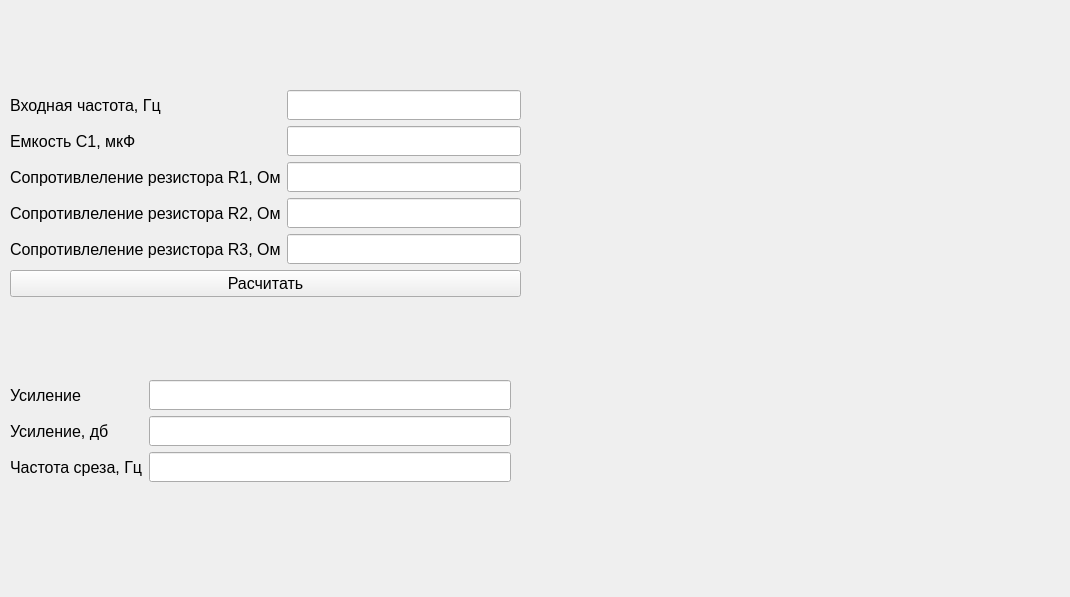
<?xml version="1.0" encoding="UTF-8"?>
<ui version="4.0">
 <class>Form</class>
 <widget class="QWidget" name="Form">
  <property name="geometry">
   <rect>
    <x>0</x>
    <y>0</y>
    <width>1070</width>
    <height>597</height>
   </rect>
  </property>
  <property name="windowTitle">
   <string>Form</string>
  </property>
  <widget class="QWidget" name="formLayoutWidget">
   <property name="geometry">
    <rect>
     <x>10</x>
     <y>380</y>
     <width>501</width>
     <height>151</height>
    </rect>
   </property>
   <layout class="QFormLayout" name="formLayout">
    <item row="0" column="0">
     <widget class="QLabel" name="label_4">
      <property name="maximumSize">
       <size>
        <width>16777215</width>
        <height>30</height>
       </size>
      </property>
      <property name="font">
       <font>
        <pointsize>12</pointsize>
       </font>
      </property>
      <property name="text">
       <string>Усиление</string>
      </property>
      <property name="margin">
       <number>0</number>
      </property>
     </widget>
    </item>
    <item row="0" column="1">
     <widget class="QLineEdit" name="Gain">
      <property name="sizePolicy">
       <sizepolicy hsizetype="Expanding" vsizetype="Maximum">
        <horstretch>0</horstretch>
        <verstretch>0</verstretch>
       </sizepolicy>
      </property>
      <property name="minimumSize">
       <size>
        <width>0</width>
        <height>30</height>
       </size>
      </property>
     </widget>
    </item>
    <item row="1" column="1">
     <widget class="QLineEdit" name="Gain_db">
      <property name="sizePolicy">
       <sizepolicy hsizetype="Expanding" vsizetype="Maximum">
        <horstretch>0</horstretch>
        <verstretch>0</verstretch>
       </sizepolicy>
      </property>
      <property name="minimumSize">
       <size>
        <width>0</width>
        <height>30</height>
       </size>
      </property>
     </widget>
    </item>
    <item row="1" column="0">
     <widget class="QLabel" name="label_5">
      <property name="maximumSize">
       <size>
        <width>16777215</width>
        <height>30</height>
       </size>
      </property>
      <property name="font">
       <font>
        <pointsize>12</pointsize>
       </font>
      </property>
      <property name="text">
       <string>Усиление, дб</string>
      </property>
      <property name="margin">
       <number>0</number>
      </property>
     </widget>
    </item>
    <item row="2" column="0">
     <widget class="QLabel" name="label_10">
      <property name="maximumSize">
       <size>
        <width>16777215</width>
        <height>30</height>
       </size>
      </property>
      <property name="font">
       <font>
        <pointsize>12</pointsize>
       </font>
      </property>
      <property name="text">
       <string>Частота среза, Гц</string>
      </property>
      <property name="margin">
       <number>0</number>
      </property>
     </widget>
    </item>
    <item row="2" column="1">
     <widget class="QLineEdit" name="Fc">
      <property name="sizePolicy">
       <sizepolicy hsizetype="Expanding" vsizetype="Maximum">
        <horstretch>0</horstretch>
        <verstretch>0</verstretch>
       </sizepolicy>
      </property>
      <property name="minimumSize">
       <size>
        <width>0</width>
        <height>30</height>
       </size>
      </property>
     </widget>
    </item>
   </layout>
  </widget>
  <widget class="QWidget" name="formLayoutWidget_2">
   <property name="geometry">
    <rect>
     <x>10</x>
     <y>90</y>
     <width>511</width>
     <height>234</height>
    </rect>
   </property>
   <layout class="QFormLayout" name="formLayout_2">
    <item row="0" column="0">
     <widget class="QLabel" name="label">
      <property name="maximumSize">
       <size>
        <width>16777215</width>
        <height>30</height>
       </size>
      </property>
      <property name="font">
       <font>
        <pointsize>12</pointsize>
       </font>
      </property>
      <property name="text">
       <string>Входная частота, Гц</string>
      </property>
      <property name="margin">
       <number>0</number>
      </property>
     </widget>
    </item>
    <item row="0" column="1">
     <widget class="QLineEdit" name="F_in">
      <property name="sizePolicy">
       <sizepolicy hsizetype="Expanding" vsizetype="Maximum">
        <horstretch>0</horstretch>
        <verstretch>0</verstretch>
       </sizepolicy>
      </property>
      <property name="minimumSize">
       <size>
        <width>0</width>
        <height>30</height>
       </size>
      </property>
     </widget>
    </item>
    <item row="1" column="0">
     <widget class="QLabel" name="label_3">
      <property name="maximumSize">
       <size>
        <width>16777215</width>
        <height>30</height>
       </size>
      </property>
      <property name="font">
       <font>
        <pointsize>12</pointsize>
       </font>
      </property>
      <property name="text">
       <string>Емкость C1, мкФ</string>
      </property>
      <property name="margin">
       <number>0</number>
      </property>
     </widget>
    </item>
    <item row="1" column="1">
     <widget class="QLineEdit" name="C1">
      <property name="sizePolicy">
       <sizepolicy hsizetype="Expanding" vsizetype="Maximum">
        <horstretch>0</horstretch>
        <verstretch>0</verstretch>
       </sizepolicy>
      </property>
      <property name="minimumSize">
       <size>
        <width>0</width>
        <height>30</height>
       </size>
      </property>
     </widget>
    </item>
    <item row="6" column="0" colspan="2">
     <widget class="QPushButton" name="pushButton">
      <property name="font">
       <font>
        <pointsize>12</pointsize>
       </font>
      </property>
      <property name="text">
       <string>Расчитать</string>
      </property>
     </widget>
    </item>
    <item row="2" column="0">
     <widget class="QLabel" name="label_8">
      <property name="maximumSize">
       <size>
        <width>16777215</width>
        <height>30</height>
       </size>
      </property>
      <property name="font">
       <font>
        <pointsize>12</pointsize>
       </font>
      </property>
      <property name="text">
       <string>Сопротивлеление резистора R1, Ом</string>
      </property>
      <property name="margin">
       <number>0</number>
      </property>
     </widget>
    </item>
    <item row="2" column="1">
     <widget class="QLineEdit" name="R1">
      <property name="sizePolicy">
       <sizepolicy hsizetype="Expanding" vsizetype="Maximum">
        <horstretch>0</horstretch>
        <verstretch>0</verstretch>
       </sizepolicy>
      </property>
      <property name="minimumSize">
       <size>
        <width>0</width>
        <height>30</height>
       </size>
      </property>
     </widget>
    </item>
    <item row="3" column="0">
     <widget class="QLabel" name="label_9">
      <property name="maximumSize">
       <size>
        <width>16777215</width>
        <height>30</height>
       </size>
      </property>
      <property name="font">
       <font>
        <pointsize>12</pointsize>
       </font>
      </property>
      <property name="text">
       <string>Сопротивлеление резистора R2, Ом</string>
      </property>
      <property name="margin">
       <number>0</number>
      </property>
     </widget>
    </item>
    <item row="3" column="1">
     <widget class="QLineEdit" name="R2">
      <property name="sizePolicy">
       <sizepolicy hsizetype="Expanding" vsizetype="Maximum">
        <horstretch>0</horstretch>
        <verstretch>0</verstretch>
       </sizepolicy>
      </property>
      <property name="minimumSize">
       <size>
        <width>0</width>
        <height>30</height>
       </size>
      </property>
     </widget>
    </item>
    <item row="4" column="0">
     <widget class="QLabel" name="label_11">
      <property name="maximumSize">
       <size>
        <width>16777215</width>
        <height>30</height>
       </size>
      </property>
      <property name="font">
       <font>
        <pointsize>12</pointsize>
       </font>
      </property>
      <property name="text">
       <string>Сопротивлеление резистора R3, Ом</string>
      </property>
      <property name="margin">
       <number>0</number>
      </property>
     </widget>
    </item>
    <item row="4" column="1">
     <widget class="QLineEdit" name="R3">
      <property name="sizePolicy">
       <sizepolicy hsizetype="Expanding" vsizetype="Maximum">
        <horstretch>0</horstretch>
        <verstretch>0</verstretch>
       </sizepolicy>
      </property>
      <property name="minimumSize">
       <size>
        <width>0</width>
        <height>30</height>
       </size>
      </property>
     </widget>
    </item>
   </layout>
  </widget>
  <widget class="QLabel" name="label_6">
   <property name="geometry">
    <rect>
     <x>540</x>
     <y>80</y>
     <width>511</width>
     <height>451</height>
    </rect>
   </property>
   <property name="text">
    <string/>
   </property>
   <property name="pixmap">
    <pixmap>../../img/filters/ALPS.png</pixmap>
   </property>
   <property name="scaledContents">
    <bool>true</bool>
   </property>
  </widget>
  <widget class="QLabel" name="label_7">
   <property name="geometry">
    <rect>
     <x>380</x>
     <y>30</y>
     <width>47</width>
     <height>13</height>
    </rect>
   </property>
   <property name="text">
    <string/>
   </property>
  </widget>
 </widget>
 <resources/>
 <connections/>
</ui>
